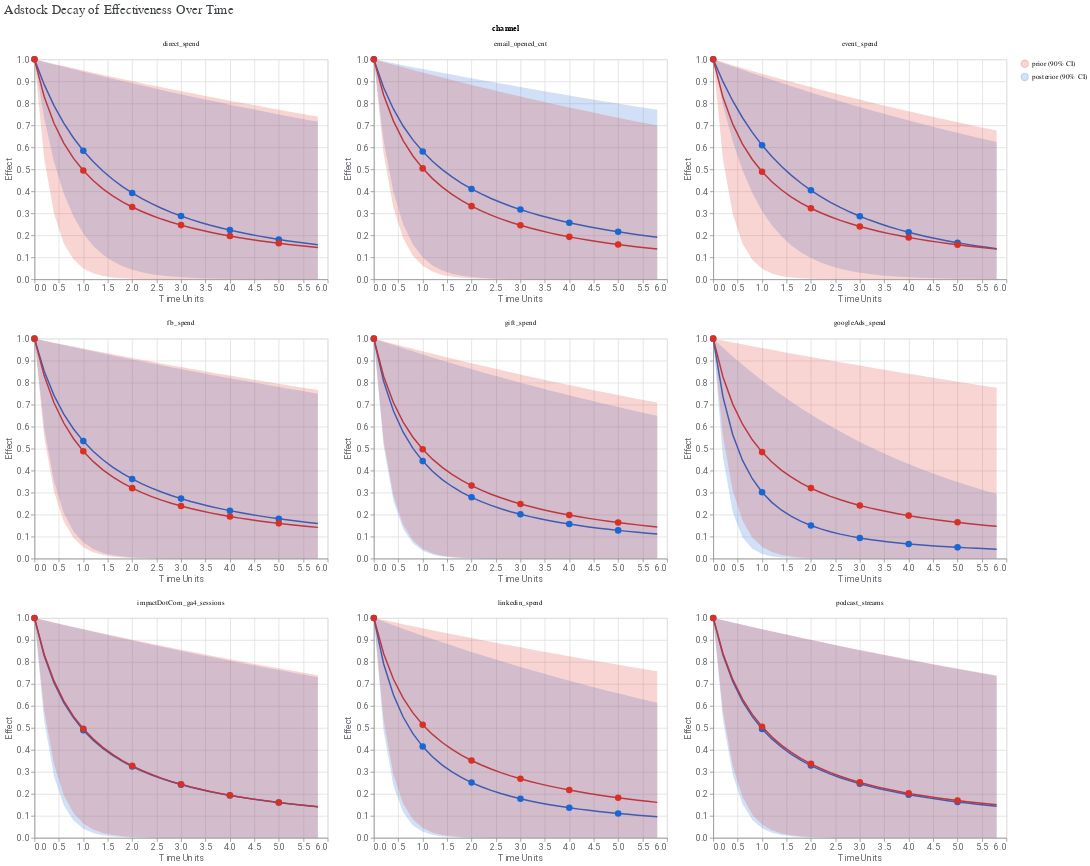

Source (notebook cell):
### Code cell
media_effects.plot_adstock_decay()

### Figure 1 — Vega-Lite specification as saved in the notebook (floating-point values rounded to 4 significant figures; data arrays with more than 128 entries replaced by an {"elided": "..."} marker saying what was removed)
{"config": {"view": {"continuousWidth": 300, "continuousHeight": 300}, "axis": {"labelColor": "#5F6368", "labelFont": "Roboto", "labelFontSize": 12, "titleColor": "#5F6368", "titleFont": "Roboto", "titleFontSize": 12, "titleFontWeight": "normal"}}, "data": {"name": "data-33dbde5f92b92701d3c0a23f7b1a0350"}, "facet": {"field": "channel", "type": "nominal"}, "spec": {"layer": [{"mark": {"type": "line"}, "encoding": {"color": {"field": "distribution", "legend": {"labelExpr": "datum.value === \"posterior\" ? \"posterior (90% CI)\" : \"prior (90% CI)\"", "title": ""}, "scale": {"domain": ["prior", "posterior"], "range": ["#D93025", "#1967D2"]}, "type": "nominal"}, "x": {"field": "time_units", "title": "Time Units", "type": "quantitative"}, "y": {"field": "mean", "title": "Effect", "type": "quantitative"}}}, {"mark": {"type": "area", "opacity": 0.2}, "encoding": {"color": {"field": "distribution", "scale": {"domain": ["prior", "posterior"], "range": ["#D93025", "#1967D2"]}, "type": "nominal"}, "x": {"field": "time_units", "type": "quantitative"}, "y": {"field": "ci_lo", "type": "quantitative"}, "y2": {"field": "ci_hi"}}}, {"mark": {"type": "circle", "filled": true, "opacity": 1, "size": 80}, "encoding": {"color": {"field": "distribution", "scale": {"domain": ["prior", "posterior"], "range": ["#D93025", "#1967D2"]}, "type": "nominal"}, "tooltip": [{"field": "time_units", "type": "quantitative"}, {"field": "mean", "type": "quantitative"}], "x": {"field": "time_units", "type": "quantitative"}, "y": {"field": "mean", "type": "quantitative"}}, "transform": [{"filter": "datum.is_int_time_unit"}]}], "width": 400}, "columns": 3, "resolve": {"scale": {"x": "independent", "y": "independent"}}, "title": {"text": "Adstock Decay of Effectiveness Over Time", "anchor": "start", "color": "#3C4043", "font": "Google Sans Display", "fontSize": 18, "fontWeight": "normal", "offset": 10}, "$schema": "https://vega.github.io/schema/vega-lite/v5.20.1.json", "datasets": {"data-33dbde5f92b92701d3c0a23f7b1a0350": {"elided": "540 records"}}}
